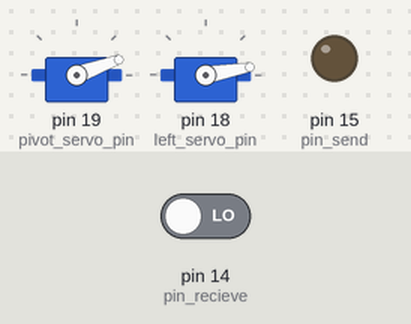
A sketch run on a simulated Arduino Uno, built with avr-gcc and run on an emulated ATmega328P. On the bench: 2 × servo, output pins drawn as LEDs (lit = HIGH). The test bench sets the inputs (shaded band); at power-on: pin 14 (pin_recieve) LOW.

Above: at 1.2 s.
1.3 s: pin 14 (pin_recieve) driven HIGH
At 2.1 s:
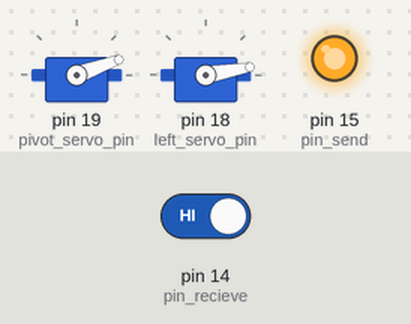
4.3 s: pin 14 (pin_recieve) driven LOW
At 6.9 s:
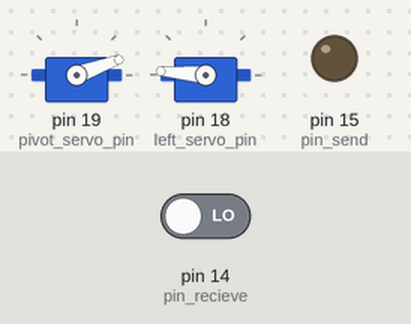
7.3 s: pin 14 (pin_recieve) driven HIGH
At 13.4 s:
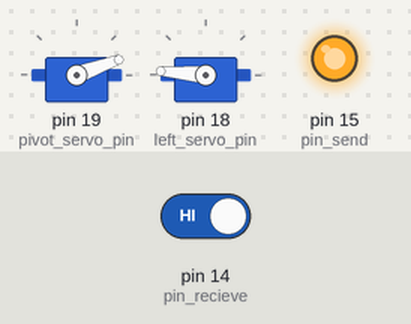
Timing chart, 0 to 25.3 s (numbered marks = the images above; inputs shaded):
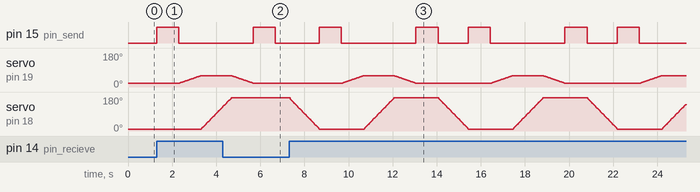

The sketch:

meArm_Servotest.ino
```cpp
//'* Author:  Sunil Alexander THE SON OF A BISCUIT CONQUEROR
//* Lab Section: 021
// * Assignment: Lab Final Project
// * Exercise Description: [optional - include for your own benefit]
// *
// * I acknowledge all content contained herein, excluding template or example
// * code, is my own original work.
// *
// *  Demo Link: https://drive.google.com/file/d/1u_rLmP5nUXY-HwEEr2AvZb6z6dsKXMWZ/view?usp=sharing
//    https://drive.google.com/file/d/1Niaap2sKQjGRSW3e9IFZhQNANrRmxlKP/view?usp=sharing
//
//    Demo#2: https://drive.google.com/file/d/1ZlpfcudxScRiedtSmgaA8Bs-b-qnyizu/view?usp=sharing
//
// *

//start
#include <Servo.h>
int pivot_flag=0;
unsigned long currentMillis = 0;
unsigned long previousMillis = 0;
unsigned long millistimer = 50;//50,500


int pivot_servo_pin = 19;
int left_servo_pin = 18;
int pin_recieve = 14;
int pin_send = 15;

void Pivot_Movement();
void timer_delay();


Servo pivot_servo;
Servo left_servo;


void setup(){
  Serial.begin(9600);

  pivot_servo.attach(pivot_servo_pin);
  left_servo.attach(left_servo_pin);

  pinMode(pivot_servo_pin,OUTPUT);
  pinMode(left_servo_pin,OUTPUT);
  pinMode(pin_send,OUTPUT);
  pinMode(pin_recieve,INPUT);

  digitalWrite(pin_send,LOW);

  pivot_servo.write(20);
  left_servo.write(10);

}


int pivot_angle=20;
int left_angle=10;


void loop(){


  //if(1){
  if(digitalRead(pin_recieve)==HIGH){
  Pivot_Movement();
  digitalWrite(pin_send,HIGH);
  timer_delay(1000);
  digitalWrite(pin_send,LOW);
  }
  //if(1){
  if(digitalRead(pin_recieve)==HIGH){
  Pivot_Movement_inverse();
  digitalWrite(pin_send,HIGH);
  timer_delay(1000);
  digitalWrite(pin_send,LOW);
  }


}


void timer_delay(unsigned long ms){
currentMillis=millis();
previousMillis=currentMillis;
while(currentMillis-previousMillis<ms){currentMillis=millis();}
}


void Pivot_Movement(){
while (pivot_angle<60){
  timer_delay(25);
  pivot_angle=pivot_angle+1;
  pivot_servo.write(pivot_angle);
  left_servo.write(left_angle);
}//end of while

while (left_angle<175){
currentMillis = millis();
  timer_delay(25);
  left_angle=left_angle+3;
  pivot_servo.write(pivot_angle);
  left_servo.write(left_angle);
  }//end of while

while (pivot_angle>20){
  timer_delay(25);
  pivot_angle=pivot_angle-1;
  pivot_servo.write(pivot_angle);
  left_servo.write(left_angle);

}
}//end of func

void Pivot_Movement_inverse(){

while (left_angle>10){
currentMillis = millis();
  timer_delay(25);
  left_angle=left_angle-3;
  pivot_servo.write(pivot_angle);
  left_servo.write(left_angle);
  }//end of while


}//end of func
```

Measured:
- after the input at 1.3 s, pin 15 (pin_send): LOW → HIGH at once, → LOW 1.0 s later; servo on pin 19 (pivot_servo_pin): moves from 20° to 60° over 0.95 s, starting after 1.0 s; servo on pin 18 (left_servo_pin): moves from 10° to 127° over 0.95 s, starting after 2.0 s
- after the input at 4.3 s, servo on pin 18 (left_servo_pin): goes on until 4.7 s, then stays 175°
